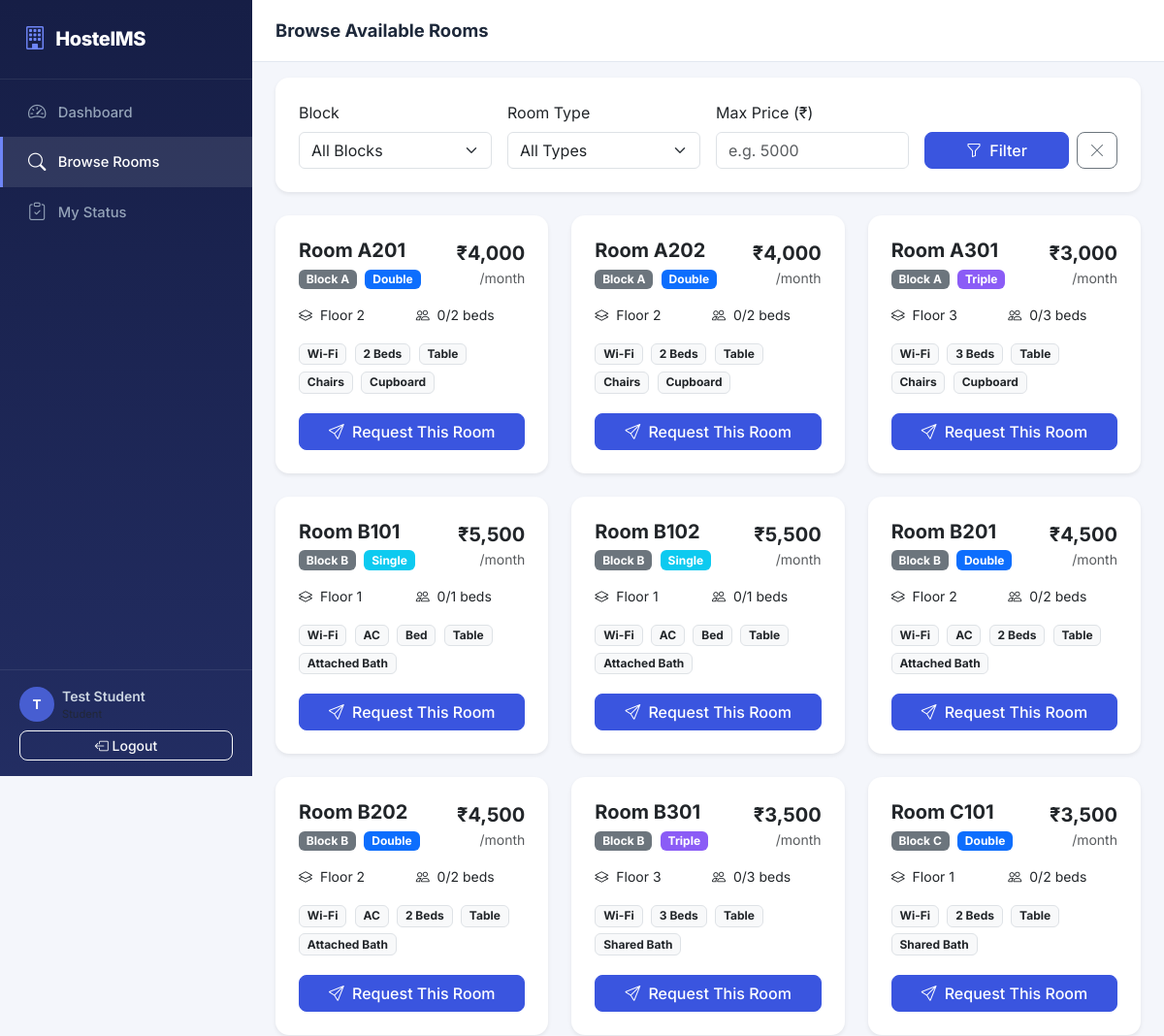
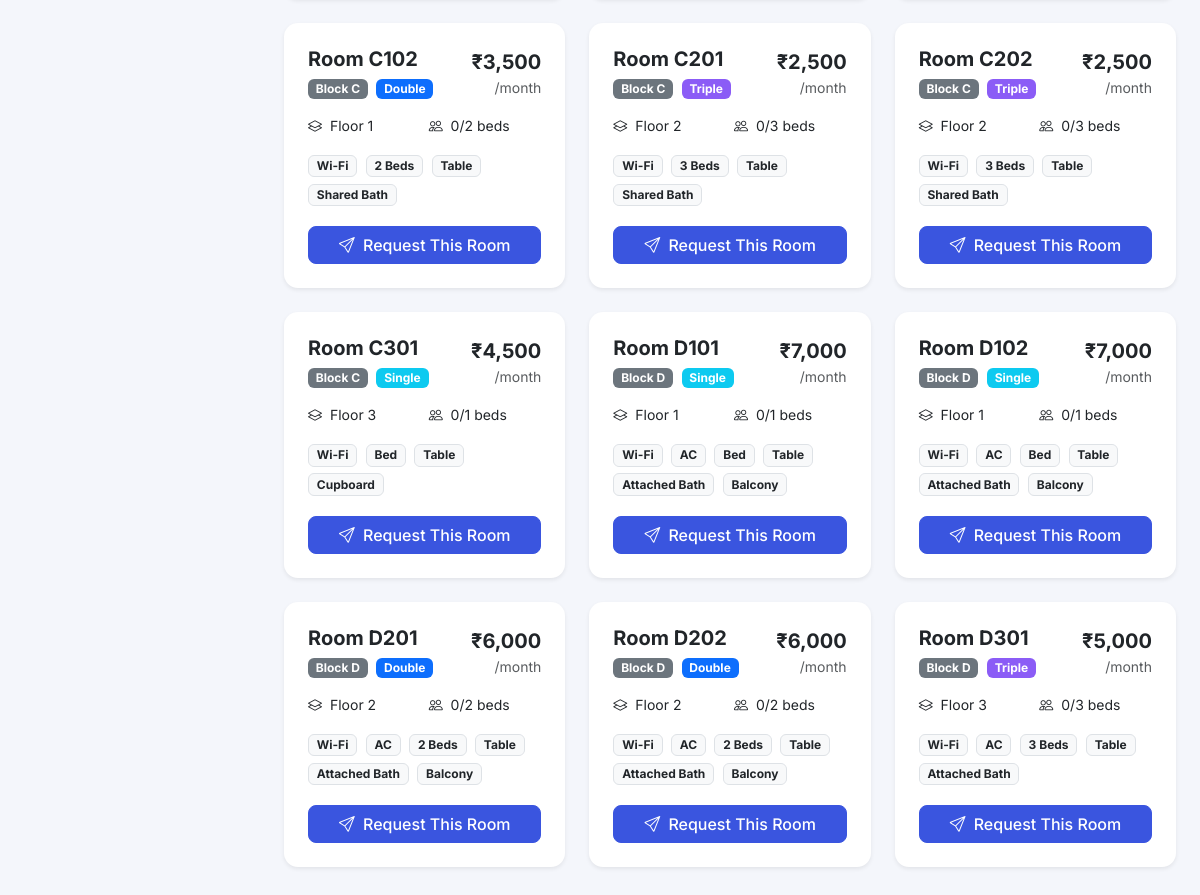
The app's page /student/browse (signed in) with its own data (2 pictures, top to bottom).
### models.py (models this page shows, shortened)
class User(UserMixin, db.Model):
    __tablename__ = "users"
    id         = db.Column(db.Integer, primary_key=True)
    name       = db.Column(db.String(100), nullable=False)
    email      = db.Column(db.String(120), unique=True, nullable=False)
    password   = db.Column(db.String(256), nullable=False)          # hashed
    role       = db.Column(db.String(10), nullable=False, default="student")  # admin | student
    student_id = db.Column(db.String(20), unique=True, nullable=True)        # NULL for admins
    phone      = db.Column(db.String(15), nullable=True)
    created_at = db.Column(db.DateTime, default=datetime.utcnow)
    requests = db.relationship("AllocationRequest", backref="student",
                               foreign_keys="AllocationRequest.student_id",
                               lazy=True)

class Room(db.Model):
    __tablename__ = "rooms"
    id          = db.Column(db.Integer, primary_key=True)
    room_number = db.Column(db.String(10), unique=True, nullable=False)
    block       = db.Column(db.String(5), nullable=False)          # A, B, C, D
    floor       = db.Column(db.Integer, nullable=False)
    room_type   = db.Column(db.String(10), nullable=False)         # single | double | triple
    price       = db.Column(db.Float, nullable=False)
    capacity    = db.Column(db.Integer, nullable=False)
    amenities   = db.Column(db.String(255), nullable=True)         # comma-separated
    status      = db.Column(db.String(10), nullable=False, default="vacant")  # vacant | occupied
    allocations = db.relationship("AllocationRequest", backref="room", lazy=True)
    @property
    def current_occupants(self):
        return AllocationRequest.query.filter_by(
            room_id=self.id, status="approved"
        ).count()
    @property
    def is_full(self):
        return self.current_occupants >= self.capacity

### routes/student.py (the view)
@student_bp.route("/browse")
@login_required
@student_required
def browse_rooms():
    room_type  = request.args.get("type", "").strip()
    max_price  = request.args.get("max_price", type=float)
    block      = request.args.get("block", "").strip()
    query = Room.query.filter_by(status="vacant")
    if room_type:
        query = query.filter_by(room_type=room_type)
    if max_price:
        query = query.filter(Room.price <= max_price)
    if block:
        query = query.filter_by(block=block)
    available_rooms = query.order_by(Room.block, Room.room_number).all()
    return render_template(
        "student/browse_rooms.html",
        rooms=available_rooms,
        selected_type=room_type,
        selected_price=max_price,
        selected_block=block,
    )

### app.py (called while the page is built)
@login_manager.user_loader
def load_user(user_id):
    return User.query.get(int(user_id))

### routes/student.py (called while the page is built)
def student_required(f):
    @wraps(f)
    def decorated_function(*args, **kwargs):
        if not current_user.is_authenticated or current_user.role != "student":
            flash("Access denied. Students only.", "danger")
            return redirect(url_for("login"))
        return f(*args, **kwargs)
    return decorated_function

### templates/student/browse_rooms.html (shortened to what this page needs)
{% extends "layout_auth.html" %}
{% block page_title %}Browse Available Rooms{% endblock %}
{% block content %}
<div class="card border-0 shadow-sm mb-4">
    <div class="card-body p-4">
        <form method="GET" action="{{ url_for('student.browse_rooms') }}" class="row g-3 align-items-end">
            <div class="col-md-3">
                <label for="block" class="form-label">Block</label>
                <select class="form-select" id="block" name="block">
                    <option value="">All Blocks</option>
                </select>
            </div>
            <div class="col-md-3">
                <label for="type" class="form-label">Room Type</label>
                <select class="form-select" id="type" name="type">
                    <option value="">All Types</option>
                </select>
            </div>
            <div class="col-md-3">
                <label for="max_price" class="form-label">Max Price (₹)</label>
                <input type="number" class="form-control" id="max_price" name="max_price"
                       value="{{ selected_price|int if selected_price else '' }}" placeholder="e.g. 5000" min="0" step="500">
            </div>
            <div class="col-md-3 d-flex gap-2">
                <button type="submit" class="btn btn-primary flex-grow-1">
                    <i class="bi bi-funnel me-1"></i> Filter
                </button>
                <a href="{{ url_for('student.browse_rooms') }}" class="btn btn-outline-secondary" title="Clear filters">
                    <i class="bi bi-x-lg"></i>
                </a>
            </div>
        </form>
    </div>
</div>
<div class="row g-4">
    {% for room in rooms %}
    <div class="col-md-6 col-xl-4">
        <div class="card room-card border-0 shadow-sm h-100">
            <div class="card-body p-4">
                <div class="d-flex justify-content-between align-items-start mb-3">
                    <div>
                        <h5 class="fw-bold mb-1">Room {{ room.room_number }}</h5>
                        <span class="badge bg-secondary me-1">Block {{ room.block }}</span>
                        <span class="badge
                            {% if room.room_type == 'single' %}bg-info
                            {% elif room.room_type == 'double' %}bg-primary
                            {% else %}bg-purple{% endif %}">
                            {{ room.room_type|capitalize }}
                        </span>
                    </div>
                    <div class="room-price">
                        <span class="fs-5 fw-bold">₹{{ "{:,.0f}".format(room.price) }}</span>
                        <small class="text-muted d-block">/month</small>
                    </div>
                </div>
                <div class="row g-2 mb-3 small">
                    <div class="col-6"><i class="bi bi-layers me-1"></i> Floor {{ room.floor }}</div>
                    <div class="col-6"><i class="bi bi-people me-1"></i> {{ room.current_occupants }}/{{ room.capacity }} beds</div>
                </div>
                {% if room.amenities %}
                <div class="mb-3">
                    {% for a in room.amenities.split(',') %}
                    <span class="badge bg-light text-dark border me-1 mb-1">{{ a.strip() }}</span>
                    {% endfor %}
                </div>
                {% endif %}
                {% if room.is_full %}
                <button class="btn btn-secondary w-100" disabled>
                    <i class="bi bi-x-circle me-1"></i> Room Full
                </button>
                {% else %}
                <form method="POST" action="{{ url_for('student.request_room', room_id=room.id) }}" class="room-request-form" data-room="{{ room.room_number }}">
                    <button type="submit" class="btn btn-primary w-100">
                        <i class="bi bi-send me-1"></i> Request This Room
                    </button>
                </form>
                {% endif %}
            </div>
        </div>
    </div>
    {% endfor %}
</div>
{% endblock %}

### templates/layout_auth.html (shortened to what this page needs)
{% extends "base.html" %}
{% block body %}
<div class="d-flex" id="wrapper">
    <nav id="sidebar" class="sidebar d-flex flex-column">
        <div class="sidebar-brand">
            <i class="bi bi-building"></i>
            <span>HostelMS</span>
        </div>
        <ul class="nav flex-column mt-2 flex-grow-1">
            {% if current_user.role == 'admin' %}
            <li class="nav-item">
                <a class="nav-link {% if request.endpoint == 'admin.dashboard' %}active{% endif %}"
                   href="{{ url_for('admin.dashboard') }}">
                    <i class="bi bi-speedometer2"></i> Dashboard
                </a>
            </li>
            <li class="nav-item">
                <a class="nav-link {% if request.endpoint and 'admin.room' in request.endpoint %}active{% endif %}"
                   href="{{ url_for('admin.rooms') }}">
                    <i class="bi bi-door-open"></i> Rooms
                </a>
            </li>
            <li class="nav-item">
                <a class="nav-link {% if request.endpoint == 'admin.students' %}active{% endif %}"
                   href="{{ url_for('admin.students') }}">
                    <i class="bi bi-people"></i> Students
                </a>
            </li>
            <li class="nav-item">
                <a class="nav-link {% if request.endpoint == 'admin.requests_list' %}active{% endif %}"
                   href="{{ url_for('admin.requests_list') }}">
                    <i class="bi bi-envelope-paper"></i> Requests
                </a>
            </li>
            {% else %}
            <li class="nav-item">
                <a class="nav-link {% if request.endpoint == 'student.dashboard' %}active{% endif %}"
                   href="{{ url_for('student.dashboard') }}">
                    <i class="bi bi-speedometer2"></i> Dashboard
                </a>
            </li>
            <li class="nav-item">
                <a class="nav-link {% if request.endpoint == 'student.browse_rooms' %}active{% endif %}"
                   href="{{ url_for('student.browse_rooms') }}">
                    <i class="bi bi-search"></i> Browse Rooms
                </a>
            </li>
            <li class="nav-item">
                <a class="nav-link {% if request.endpoint == 'student.my_status' %}active{% endif %}"
                   href="{{ url_for('student.my_status') }}">
                    <i class="bi bi-clipboard-check"></i> My Status
                </a>
            </li>
            {% endif %}
        </ul>
        <div class="sidebar-footer">
            <div class="d-flex align-items-center gap-2 mb-2">
                <div class="avatar-circle">
                    {{ current_user.name[0]|upper }}
                </div>
                <div class="overflow-hidden">
                    <div class="fw-semibold text-truncate small">{{ current_user.name }}</div>
                    <div class="text-muted" style="font-size:.7rem">{{ current_user.role|capitalize }}</div>
                </div>
            </div>
            <a href="{{ url_for('logout') }}" class="btn btn-outline-light btn-sm w-100">
                <i class="bi bi-box-arrow-left"></i> Logout
            </a>
        </div>
    </nav>
    <div id="page-content" class="flex-grow-1">
        <nav class="topbar d-flex align-items-center">
            <h1 class="topbar-title mb-0">{% block page_title %}Dashboard{% endblock %}</h1>
        </nav>
        <div class="container-fluid px-4 pt-3">
        </div>
        <main class="container-fluid px-4 pb-5">
            {% block content %}{% endblock %}
        </main>
    </div>
</div>
{% endblock %}

### static/css/style.css (style rules this page uses)
:root { --font-family: 'Inter', -apple-system, BlinkMacSystemFont, 'Segoe UI', sans-serif; --primary-hue: 230; --primary: hsl(var(--primary-hue), 72%, 55%); --primary-dark: hsl(var(--primary-hue), 72%, 42%); --primary-light: hsl(var(--primary-hue), 72%, 95%); --bg-body: #f4f6fb; --bg-sidebar: linear-gradient(180deg, hsl(230, 52%, 18%) 0%, hsl(230, 48%, 26%) 100%); --sidebar-w: 260px; --topbar-h: 64px; --success: #16a34a; --warning: #eab308; --danger: #dc2626; --info: #0891b2; --shadow-sm: 0 1px 3px rgba(0,0,0,.08); --shadow-md: 0 4px 14px rgba(0,0,0,.1); --shadow-lg: 0 10px 30px rgba(0,0,0,.12); --ease: cubic-bezier(.4,0,.2,1); }
*, *::before, *::after { box-sizing: border-box; }
body { font-family: var(--font-family); background: var(--bg-body); color: #1e293b; margin: 0; -webkit-font-smoothing: antialiased; }
.sidebar { width: var(--sidebar-w); min-height: 100vh; background: var(--bg-sidebar); color: #cbd5e1; padding: 0; position: fixed; top: 0; left: 0; z-index: 1040; transition: transform .3s var(--ease); }
.sidebar-brand { display: flex; align-items: center; gap: .6rem; padding: 1.4rem 1.5rem; font-size: 1.25rem; font-weight: 800; color: #fff; letter-spacing: -.02em; border-bottom: 1px solid rgba(255,255,255,.08); }
.sidebar-brand i { font-size: 1.5rem; color: hsl(230, 90%, 70%); }
.sidebar .nav-link { color: #94a3b8; padding: .75rem 1.5rem; display: flex; align-items: center; gap: .65rem; font-size: .92rem; font-weight: 500; border-left: 3px solid transparent; transition: all .2s var(--ease); }
.sidebar .nav-link.active { color: #fff; background: rgba(255,255,255,.1); border-left-color: hsl(230, 90%, 70%); }
.sidebar .nav-link i { font-size: 1.15rem; width: 1.4rem; text-align: center; }
.sidebar-footer { padding: 1rem 1.25rem; border-top: 1px solid rgba(255,255,255,.08); }
.avatar-circle { width: 36px; height: 36px; border-radius: 50%; background: hsl(230, 60%, 55%); color: #fff; display: flex; align-items: center; justify-content: center; font-weight: 700; font-size: .85rem; flex-shrink: 0; }
#page-content { margin-left: var(--sidebar-w); min-height: 100vh; transition: margin-left .3s var(--ease); }
.topbar { height: var(--topbar-h); padding: 0 1.5rem; background: #fff; border-bottom: 1px solid #e2e8f0; position: sticky; top: 0; z-index: 1020; }
.topbar-title { font-size: 1.15rem; font-weight: 700; color: #1e293b; }
.card { border-radius: 14px; overflow: hidden; }
.room-card { border-radius: 14px; transition: transform .25s var(--ease), box-shadow .25s var(--ease); }
.room-price { text-align: right; }
.bg-purple { background-color: #8b5cf6 !important; color: #fff; }
.btn-primary { background: var(--primary); border-color: var(--primary); border-radius: 8px; font-weight: 600; transition: all .2s var(--ease); }
.btn { border-radius: 8px; font-weight: 500; }

### records on screen
User: name "T", name "Test Student"
Room: room_number "A201", block "A", room_type "Double", price "4,000", floor "2", current_occupants "0", capacity "2", strip "Wi-Fi" "2 Beds" "Table" "Chairs" "Cupboard"
Room: room_number "A202", block "A", room_type "Double", price "4,000", floor "2", current_occupants "0", capacity "2", strip "Wi-Fi" "2 Beds" "Table" "Chairs" "Cupboard"
Room: room_number "A301", block "A", room_type "Triple", price "3,000", floor "3", current_occupants "0", capacity "3", strip "Wi-Fi" "3 Beds" "Table" "Chairs" "Cupboard"
Room: room_number "B101", block "B", room_type "Single", price "5,500", floor "1", current_occupants "0", capacity "1", strip "Wi-Fi" "AC" "Bed" "Table" "Attached Bath"
Room: room_number "B102", block "B", room_type "Single", price "5,500", floor "1", current_occupants "0", capacity "1", strip "Wi-Fi" "AC" "Bed" "Table" "Attached Bath"
Room: room_number "B201", block "B", room_type "Double", price "4,500", floor "2", current_occupants "0", capacity "2", strip "Wi-Fi" "AC" "2 Beds" "Table" "Attached Bath"
Room: room_number "B202", block "B", room_type "Double", price "4,500", floor "2", current_occupants "0", capacity "2", strip "Wi-Fi" "AC" "2 Beds" "Table" "Attached Bath"
Room: room_number "B301", block "B", room_type "Triple", price "3,500", floor "3", current_occupants "0", capacity "3", strip "Wi-Fi" "3 Beds" "Table" "Shared Bath"
Room: room_number "C101", block "C", room_type "Double", price "3,500", floor "1", current_occupants "0", capacity "2", strip "Wi-Fi" "2 Beds" "Table" "Shared Bath"
Room: room_number "C102", block "C", room_type "Double", price "3,500", floor "1", current_occupants "0", capacity "2", strip "Wi-Fi" "2 Beds" "Table" "Shared Bath"
Room: room_number "C201", block "C", room_type "Triple", price "2,500", floor "2", current_occupants "0", capacity "3", strip "Wi-Fi" "3 Beds" "Table" "Shared Bath"
Room: room_number "C202", block "C", room_type "Triple", price "2,500", floor "2", current_occupants "0", capacity "3", strip "Wi-Fi" "3 Beds" "Table" "Shared Bath"
Room: room_number "C301", block "C", room_type "Single", price "4,500", floor "3", current_occupants "0", capacity "1", strip "Wi-Fi" "Bed" "Table" "Cupboard"
Room: room_number "D101", block "D", room_type "Single", price "7,000", floor "1", current_occupants "0", capacity "1", strip "Wi-Fi" "AC" "Bed" "Table" "Attached Bath" "Balcony"
Room: room_number "D102", block "D", room_type "Single", price "7,000", floor "1", current_occupants "0", capacity "1", strip "Wi-Fi" "AC" "Bed" "Table" "Attached Bath" "Balcony"
Room: room_number "D201", block "D", room_type "Double", price "6,000", floor "2", current_occupants "0", capacity "2", strip "Wi-Fi" "AC" "2 Beds" "Table" "Attached Bath" "Balcony"
Room: room_number "D202", block "D", room_type "Double", price "6,000", floor "2", current_occupants "0", capacity "2", strip "Wi-Fi" "AC" "2 Beds" "Table" "Attached Bath" "Balcony"
Room: room_number "D301", block "D", room_type "Triple", price "5,000", floor "3", current_occupants "0", capacity "3", strip "Wi-Fi" "AC" "3 Beds" "Table" "Attached Bath"
